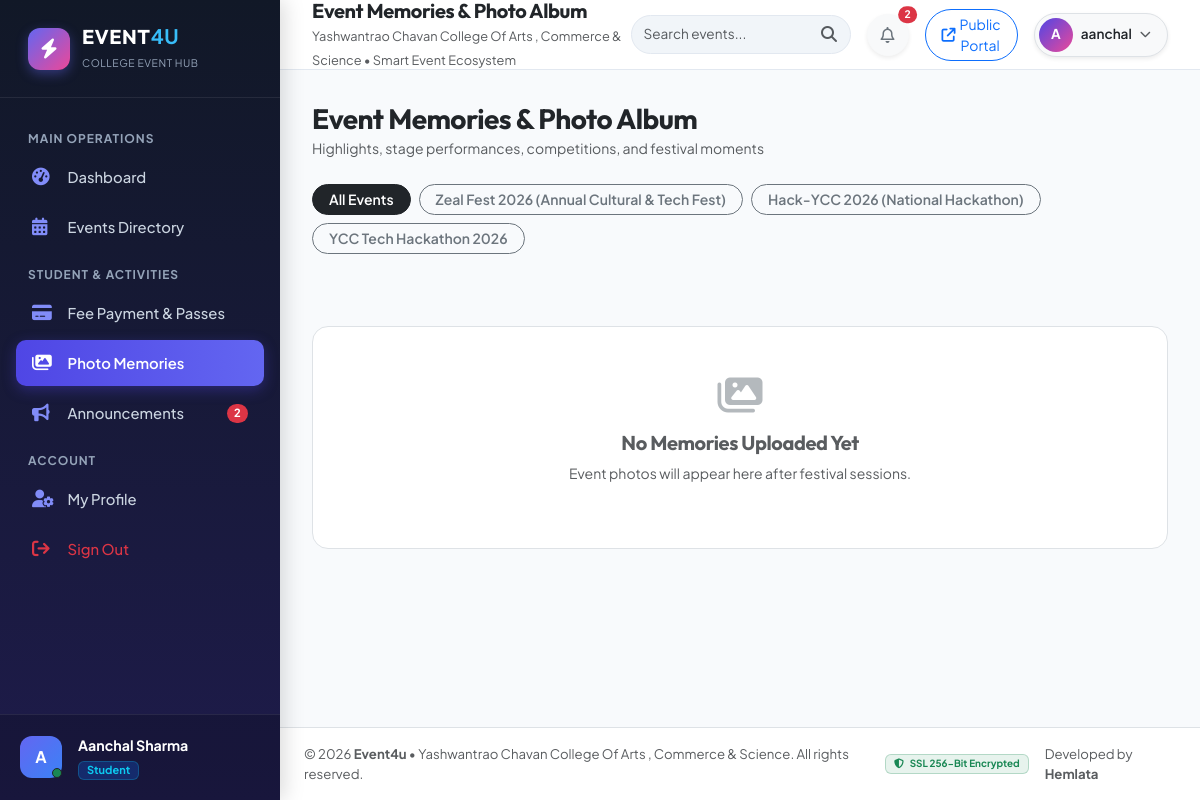
/memories/ (signed in), run on the app's committed database.
### event4u_app/models.py (models this page shows, shortened)
class UserProfile(models.Model):
    user = models.OneToOneField(User, on_delete=models.CASCADE, related_name='profile')
    role = models.CharField(max_length=30, choices=ROLES, default='STUDENT')
    fullName = models.CharField(max_length=100, blank=True, null=True)
    branch = models.CharField(max_length=50, choices=BRANCH, default='Computer')
    semester = models.CharField(max_length=10, choices=SEMESTER, default='1')
    rollNumber = models.PositiveIntegerField(null=True, blank=True)
    erp = models.PositiveBigIntegerField(null=True, blank=True)
    phone = models.CharField(max_length=15, blank=True, null=True)
    avatar = models.ImageField(upload_to='avatars', null=True, blank=True)
    createdAt = models.DateTimeField(auto_now_add=True)
    updatedAt = models.DateTimeField(auto_now=True)
    @property
    def display_name(self):
        if self.fullName:
            return self.fullName
        return self.user.get_full_name() or self.user.username

class Event(models.Model):
    coordinator = models.ForeignKey(Coordinator, on_delete=models.CASCADE, null=False, blank=False, related_name='events')
    name = models.CharField(max_length=150, null=False, blank=False)
    category = models.CharField(max_length=50, choices=CATEGORY_CHOICES, default='Technical')
    description = models.TextField(null=False, blank=False)
    image = models.ImageField(upload_to='events')
    status = models.CharField(max_length=50, choices=STATUS, default='Active')
    upi = models.CharField(max_length=100, blank=True, null=True, help_text="UPI ID for student fee collection")
    totalMoney = models.PositiveIntegerField(null=True, blank=True, default=0, help_text="Total allocated budget")
    venue = models.CharField(max_length=150, default='College Auditorium')
    eventDate = models.DateTimeField(null=True, blank=True)
    registrationOpen = models.BooleanField(default=True)
    createdAt = models.DateTimeField(auto_now_add=True)
    def __str__(self):
        return self.name

### event4u_app/views.py (the view)
# urls.py: path('memories/', views.memories_view, name='memories'),
@login_required(login_url='login')
def memories_view(request):
    event_id = request.GET.get('event', None)
    if event_id:
        memories = Memories.objects.filter(event_id=event_id).order_by('-createdAt')
    else:
        memories = Memories.objects.all().order_by('-createdAt')
    events = Event.objects.all()
    if request.method == 'POST':
        form = MemoryUploadForm(request.POST, request.FILES)
        if form.is_valid():
            mem = form.save(commit=False)
            mem.uploadedBy = request.user
            mem.save()
            messages.success(request, "Event memory photo uploaded successfully!")
            return redirect('memories')
    else:
        form = MemoryUploadForm()
    context = {
        'memories': memories,
        'events': events,
        'form': form,
        'selected_event': event_id,
        'role_title': 'Event Memories & Photo Album'
    }
    return render(request, 'event4u/memories.html', context)

### event4u_app/forms.py
class MemoryUploadForm(forms.ModelForm):
    class Meta:
        model = Memories
        fields = ['event', 'subevent', 'title', 'image']
        widgets = {
            'event': forms.Select(attrs={'class': 'form-select'}),
            'subevent': forms.Select(attrs={'class': 'form-select'}),
            'title': forms.TextInput(attrs={'class': 'form-control', 'placeholder': 'Memory Title / Caption'}),
            'image': forms.FileInput(attrs={'class': 'form-control'}),
        }

### event4u_app/models.py (called while the page is built)
    def __str__(self):
        return f"{self.name} - {self.event.name}"

### event4u_app/templates/event4u/memories.html (shortened to what this page needs)
{% extends 'base/base.html' %}
{% block content %}
<div class="container-fluid p-0">
  <div class="d-flex flex-column flex-md-row justify-content-between align-items-md-center gap-3 mb-4">
    <div>
      <h3 class="m-0 fw-bold brand-font text-dark">Event Memories & Photo Album</h3>
      <small class="text-muted">Highlights, stage performances, competitions, and festival moments</small>
    </div>
  </div>
  <div class="d-flex flex-wrap gap-2 mb-4">
    <a href="{% url 'memories' %}" class="btn btn-sm rounded-pill px-3 fw-semibold {% if not selected_event %}btn-dark{% else %}btn-outline-secondary{% endif %}">
      All Events
    </a>
    {% for ev in events %}
    <a href="{% url 'memories' %}?event={{ ev.id }}" class="btn btn-sm rounded-pill px-3 fw-semibold {% if selected_event == ev.id|stringformat:'i' %}btn-primary{% else %}btn-outline-secondary{% endif %}">
      {{ ev.name }}
    </a>
    {% endfor %}
  </div>
  <div class="row g-4">
    {% for mem in memories %}
    <div class="col-sm-6 col-md-4 col-lg-3">
      <div class="card-modern h-100 overflow-hidden border-0 shadow-sm position-relative">
        {% if mem.image %}
        <img src="{{ mem.image.url }}" class="w-100 object-fit-cover" style="height: 220px;" alt="{{ mem.title }}">
        {% else %}
        <div class="w-100 bg-secondary bg-opacity-10 d-flex align-items-center justify-content-center text-muted" style="height: 220px;">
          <i class="fa-solid fa-image fs-1 opacity-50"></i>
        </div>
        {% endif %}
        <div class="p-3">
          <h6 class="fw-bold text-dark mb-1">{{ mem.title }}</h6>
          <div class="d-flex justify-content-between align-items-center small text-muted">
            <span class="badge bg-primary bg-opacity-10 text-primary">{{ mem.event.name }}</span>
            <small>{{ mem.createdAt|date:"M d, Y" }}</small>
          </div>
        </div>
      </div>
    </div>
    {% empty %}
    <div class="col-12 text-center py-5">
      <div class="p-5 bg-white rounded-4 border text-muted">
        <i class="fa-solid fa-images fs-1 text-secondary opacity-50 mb-3"></i>
        <h5>No Memories Uploaded Yet</h5>
        <p class="text-muted small">Event photos will appear here after festival sessions.</p>
      </div>
    </div>
    {% endfor %}
  </div>
</div>
{% endblock %}

### event4u_app/templates/base/sidebar.html (shortened to what this page needs)
{% load static %}
<aside class="app-sidebar">
  <a href="{% url 'home' %}" class="sidebar-brand">
    <div class="brand-badge">
      <i class="fa-solid fa-bolt"></i>
    </div>
    <div>
      <h4 class="m-0 fs-5 brand-font text-white" style="letter-spacing: 0.5px;">EVENT<span style="color: #38bdf8;">4U</span></h4>
      <small style="font-size: 0.65rem; color: #94a3b8; letter-spacing: 0.05em;" class="text-uppercase">College Event Hub</small>
    </div>
  </a>
  <div class="sidebar-menu">
    <div class="nav-category">Main Operations</div>
    <a href="{% url 'dashboard' %}" class="sidebar-link {% if request.resolver_match.url_name == 'dashboard' or 'dashboard' in request.resolver_match.url_name %}active{% endif %}">
      <i class="fa-solid fa-gauge-high"></i>
      <span>Dashboard</span>
    </a>
    <a href="{% url 'events' %}" class="sidebar-link {% if request.resolver_match.url_name == 'events' or request.resolver_match.url_name == 'event_data' %}active{% endif %}">
      <i class="fa-solid fa-calendar-days"></i>
      <span>Events Directory</span>
    </a>
    <div class="nav-category">Student & Activities</div>
    <a href="{% url 'payment' %}" class="sidebar-link {% if request.resolver_match.url_name == 'payment' %}active{% endif %}">
      <i class="fa-solid fa-credit-card"></i>
      <span>Fee Payment & Passes</span>
    </a>
    <a href="{% url 'memories' %}" class="sidebar-link {% if request.resolver_match.url_name == 'memories' %}active{% endif %}">
      <i class="fa-solid fa-images"></i>
      <span>Photo Memories</span>
    </a>
    <a href="{% url 'notification' %}" class="sidebar-link {% if request.resolver_match.url_name == 'notification' %}active{% endif %}">
      <i class="fa-solid fa-bullhorn"></i>
      <span>Announcements</span>
      {% if unread_notifications_count %}
      <span class="badge bg-danger rounded-pill ms-auto" style="font-size: 0.7rem;">{{ unread_notifications_count }}</span>
      {% endif %}
    </a>
    <div class="nav-category">Account</div>
    <a href="{% url 'profile' %}" class="sidebar-link {% if request.resolver_match.url_name == 'profile' %}active{% endif %}">
      <i class="fa-solid fa-user-gear"></i>
      <span>My Profile</span>
    </a>
    <a href="{% url 'logout' %}" class="sidebar-link text-danger">
      <i class="fa-solid fa-arrow-right-from-bracket text-danger"></i>
      <span>Sign Out</span>
    </a>
  </div>
  <div class="sidebar-user d-flex align-items-center gap-3">
    <div class="position-relative">
      <div style="width: 42px; height: 42px; border-radius: 12px; background: linear-gradient(135deg, #6366f1, #3b82f6); display: flex; align-items: center; justify-content: center; font-weight: 700; color: white;">
        {{ user.username|make_list|first|upper }}
      </div>
      <span class="position-absolute bottom-0 end-0 p-1 bg-success border border-dark rounded-circle"></span>
    </div>
    <div class="overflow-hidden">
      <div class="text-white fw-bold text-truncate" style="font-size: 0.885rem;">
        {% if user_profile %}{{ user_profile.display_name }}{% else %}{{ user.username }}{% endif %}
      </div>
      <span class="badge bg-primary bg-opacity-25 text-info border border-info border-opacity-25" style="font-size: 0.685rem; padding: 0.2rem 0.5rem;">
        {{ user_role|title }}
      </span>
    </div>
  </div>
</aside>

### event4u_app/templates/base/navbar.html (shortened to what this page needs)
<header class="app-topbar">
  <div class="d-flex align-items-center gap-3">
    <div>
      <h5 class="m-0 fw-bold brand-font text-dark">{{ role_title|default:"Control Center" }}</h5>
      <small class="text-muted d-none d-md-inline" style="font-size: 0.8rem;">
        Yashwantrao Chavan College Of Arts , Commerce & Science • Smart Event Ecosystem
      </small>
    </div>
  </div>
  <div class="d-flex align-items-center gap-3">
    <form class="d-none d-md-flex position-relative" action="{% url 'events' %}" method="GET">
      <input type="text" name="q" class="form-control rounded-pill pe-5 py-2" placeholder="Search events..." style="width: 220px; font-size: 0.85rem; background: #f1f5f9; border: 1px solid #e2e8f0;">
      <button type="submit" class="btn position-absolute end-0 top-0 text-muted" style="border: none; background: transparent; padding: 0.45rem 0.85rem;">
        <i class="fa-solid fa-magnifying-glass"></i>
      </button>
    </form>
    <div class="dropdown">
      <button class="btn btn-light rounded-circle shadow-sm position-relative" type="button" data-bs-toggle="dropdown" style="width: 42px; height: 42px;">
        <i class="fa-regular fa-bell text-secondary"></i>
        {% if unread_notifications_count %}
        <span class="position-absolute top-0 start-100 translate-middle badge rounded-pill bg-danger" style="font-size: 0.65rem;">
          {{ unread_notifications_count }}
        </span>
        {% endif %}
      </button>
    </div>
    <a href="{% url 'home' %}" target="_blank" class="btn btn-outline-primary rounded-pill btn-sm px-3 d-none d-sm-inline-flex align-items-center gap-1">
      <i class="fa-solid fa-arrow-up-right-from-square"></i>
      <span>Public Portal</span>
    </a>
    <div class="dropdown">
      <button class="btn btn-light rounded-pill p-1 pe-3 d-flex align-items-center gap-2 shadow-sm border" type="button" data-bs-toggle="dropdown">
        <div style="width: 34px; height: 34px; border-radius: 50%; background: linear-gradient(135deg, #4f46e5, #ec4899); display: flex; align-items: center; justify-content: center; color: white; font-weight: bold; font-size: 0.85rem;">
          {{ user.username|make_list|first|upper }}
        </div>
        <span class="d-none d-md-inline fw-semibold text-dark" style="font-size: 0.85rem;">{{ user.username }}</span>
        <i class="fa-solid fa-chevron-down text-muted" style="font-size: 0.7rem;"></i>
      </button>
    </div>
  </div>
</header>

### event4u_app/templates/base/base.html (style rules this page uses)
:root { --primary: #4f46e5; --primary-dark: #3730a3; --primary-light: #818cf8; --secondary: #0ea5e9; --accent: #ec4899; --dark-bg: #0f172a; --card-bg: #ffffff; --sidebar-bg: #1e1b4b; --text-main: #1e293b; --text-muted: #64748b; --border-color: #e2e8f0; --glow-shadow: 0 10px 25px -5px rgba(79, 70, 229, 0.2), 0 8px 10px -6px rgba(79, 70, 229, 0.2); }
* { box-sizing: border-box; font-family: 'Plus Jakarta Sans', sans-serif; }
body { background-color: #f8fafc; color: var(--text-main); overflow-x: hidden; min-height: 100vh; }
h1, h2, h3, h4, h5, h6, .brand-font { font-family: 'Outfit', sans-serif; font-weight: 700; letter-spacing: -0.02em; }
.app-sidebar { width: 280px; background: linear-gradient(180deg, #111827 0%, #1e1b4b 100%); color: #ffffff; position: fixed; top: 0; bottom: 0; left: 0; z-index: 1040; display: flex; flex-direction: column; box-shadow: 4px 0 20px rgba(0,0,0,0.15); transition: all 0.3s cubic-bezier(0.4, 0, 0.2, 1); }
.sidebar-brand { padding: 1.5rem 1.75rem; display: flex; align-items: center; gap: 0.75rem; border-bottom: 1px solid rgba(255,255,255,0.08); text-decoration: none; color: #ffffff; }
.sidebar-brand .brand-badge { background: linear-gradient(135deg, #6366f1 0%, #ec4899 100%); width: 42px; height: 42px; border-radius: 12px; display: flex; align-items: center; justify-content: center; font-size: 1.25rem; box-shadow: 0 4px 12px rgba(99, 102, 241, 0.4); }
.sidebar-menu { padding: 1.25rem 1rem; flex-grow: 1; overflow-y: auto; }
.nav-category { font-size: 0.75rem; text-transform: uppercase; letter-spacing: 0.08em; color: #94a3b8; padding: 0.75rem 0.75rem 0.35rem; font-weight: 700; }
.sidebar-link { display: flex; align-items: center; gap: 0.85rem; padding: 0.75rem 1rem; color: #cbd5e1; text-decoration: none; border-radius: 10px; font-weight: 500; font-size: 0.925rem; transition: all 0.2s ease; margin-bottom: 0.25rem; }
.sidebar-link i { width: 22px; font-size: 1.1rem; color: #818cf8; transition: all 0.2s ease; }
.sidebar-link.active { background: linear-gradient(90deg, #4f46e5 0%, #6366f1 100%); color: #ffffff; font-weight: 600; box-shadow: 0 4px 14px rgba(79, 70, 229, 0.35); }
.sidebar-link.active i { color: #ffffff; }
.sidebar-user { padding: 1.25rem; border-top: 1px solid rgba(255,255,255,0.08); background: rgba(0,0,0,0.2); }
.app-topbar { background: #ffffff; height: 70px; border-bottom: 1px solid var(--border-color); display: flex; align-items: center; justify-content: space-between; padding: 0 2rem; position: sticky; top: 0; z-index: 1020; }

### data on the page
UserProfile: display_name "Aanchal Sharma", role "Student"
Event: name "Zeal Fest 2026 (Annual Cultural & Tech Fest)"
Event: name "Hack-YCC 2026 (National Hackathon)"
Event: name "YCC Tech Hackathon 2026"

### other printed values
{{ unread_notifications_count }} "2"
{{ user.username|make_list|first|upper }} "A"
{{ user.username }} "aanchal"
